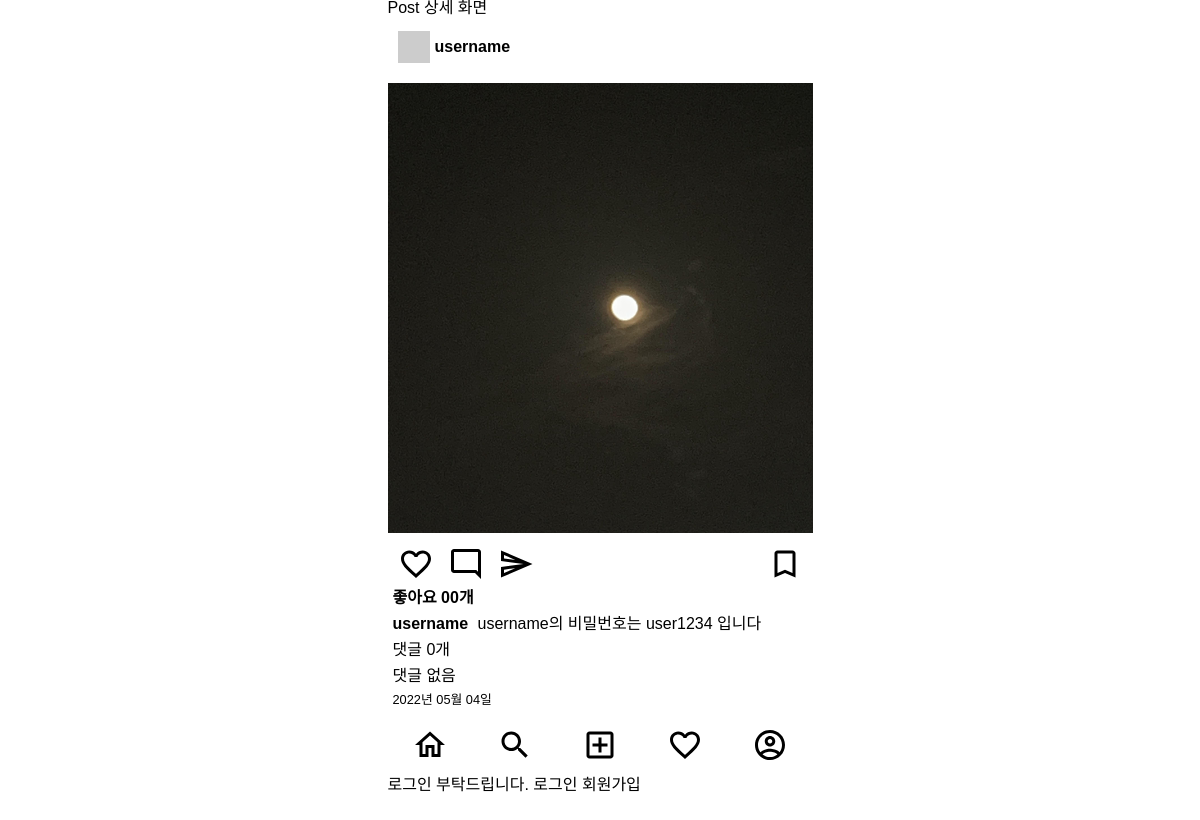
Screenshot of /posts/5/ with the database file from the repository.
### posts/models.py (models this page shows)
class Post(models.Model) :
    image = models.ImageField(verbose_name='이미지', null=True, blank=True)
    content = models.TextField(verbose_name= '내용')
    created_at = models.DateTimeField(verbose_name= '작성일', auto_now_add=True)
    view_count = models.IntegerField(verbose_name= '조회수', default=0)
    writer = models.ForeignKey(to=User, on_delete=models.CASCADE, null=True, blank=True)

### users/models.py (models this page shows)
class User(AbstractUser):
    phone = models.CharField(verbose_name='전화번호',max_length=11)
    object = UserManager() #유저와 유저매니저를 연결시켜준다, 클래스만 만들어놓으면 전혀 다른애가 되기 때문이다.

### posts/views.py (the view)
# urls.py: path('<int:id>/',post_detail_view, name='post-detail'),
def post_detail_view(request, id) :
    try :
        post = Post.objects.get(id=id) # 하나만 불러올거기 때문에 get 으로 불러온다.
    except Post.DoesNotExist:
        return redirect('index') # 주소에 id값을 다른걸 입력하게 되면 index로 넘어간다. - 에러가 나지 않게 하는 것
    context = {
        'post' : post,
        'form' : PostDetailForm,
    }
    return render(request, 'posts/post_detail.html', context)

### templates/posts/post_detail.html (shortened to what this page needs)
{% extends 'base.html' %}
{% block content %}
<h1>Post 상세 화면</h1>
{% include 'mixin/post_card.html' with detail=True %}
{% endblock %}

### templates/mixin/post_card.html (shortened to what this page needs)
{% load static %}
<div class="card">
    <div class="card__header">
        <img class="card__user-image" src="http://via.placeholder.com/32x32"/>
        <span class="card__user-name">{{ post.writer }}</span>
    </div>
    <div class="card__body">
        <div>
            {% if post.image %}
                <img class="card__image" src="{{ post.image.url }}">
            {% else %}
                <img class="card__image" src="http://via.placeholder.com/600x600">
            {% endif %}
        </div>
        <div class="card__btn-group">
            <div>
                <img class="card__btn" src="{% static 'icons/favorite_outlined_black_36dp.svg' %}" alt="좋아요"/>
                <img class="card__btn" src="{% static 'icons/mode_comment_outlined_black_36dp.svg' %}" alt="댓글"/>
                <img class="card__btn" src="{% static 'icons/send_outlined_black_36dp.svg' %}" alt="공유하기"/>
            </div>
            <div>
                <img class="card__btn" src="{% static 'icons/bookmark_outlined_black_36dp.svg' %}" alt="북마크"/>
            </div>
        </div>
        <div class="card_content">
            <span class="card__like-num">좋아요 00개</span>
            <div class="card__main-text">
                <p><span class="card__user-name">{{ post.writer }}</span>
                    {% if not detail%}
                        {{ post.content |truncatechars:35 }}
                    {% else %}
                        {{ post.content }}
                    {% endif %}
                    </p>
            </div>
            <div>
                <p class="">댓글 {{ post.comment_set.all.count }}개
                </p>
                <ul class="card__comment-group">
                    {% if not detail %}
                        {% for comment in post.comment_set.all|slice:":2" %}
                            <li><p><span class="card__user-name">{{ comment.writer }}</span>{{ comment.content }}</p>
                            </li>
                        {% empty %}
                            <li><p>댓글 없음</p></li>
                        {% endfor %}
                    {% else %}
                        {% for comment in post.comment_set.all %}
                            <li><p><span class="card__user-name">{{ comment.writer }}</span>{{ comment.content }}</p>
                            </li>
                        {% empty %}
                            <li><p>댓글 없음</p></li>
                        {% endfor %}
                    {% endif %}
                </ul>
            </div>
            <span class="card__created-at">{{ post.created_at|date:"Y년 m월 d일" }}</span>
        </div>
    </div>
</div>

### static/css/index.css (style rules this page uses)
.container { display: flex; flex-direction: column; max-width: 425px; }
body { font-family: 'Noto Sans KR', sans-serif; margin: 0 auto 60px auto; }
.card__header { display: flex; align-items: center; margin: 15px 0; padding: 0 5px; }
.card__user-image { margin: 0 5px; }
.card__user-name { font-weight: bold; margin: 0 5px 0 0; }
.card__body { margin: 10px 0; }
.card__image { height: 450px; width: 100%; margin: 5px 0; object-fit: cover; }
.card__btn-group { display: flex; justify-content: space-between; margin: 5px 0; padding: 0 5px; }
.card__btn { margin: 0 5px; }
.card_content { display: flex; flex-direction: column; padding: 0 5px; }
.card__like-num { font-weight: bold; }
.card__main-text { margin: 10px 0; }
.card__comment-group > li { margin: 10px 0; }
.card__created-at { font-weight: lighter; font-size: 0.8rem; }

### rows the page displays
Post: writer "username", image (picture), content "username의 비밀번호는 user1234 입니다", comment_set.all.count "0", created_at "2022년 05월 04일"
